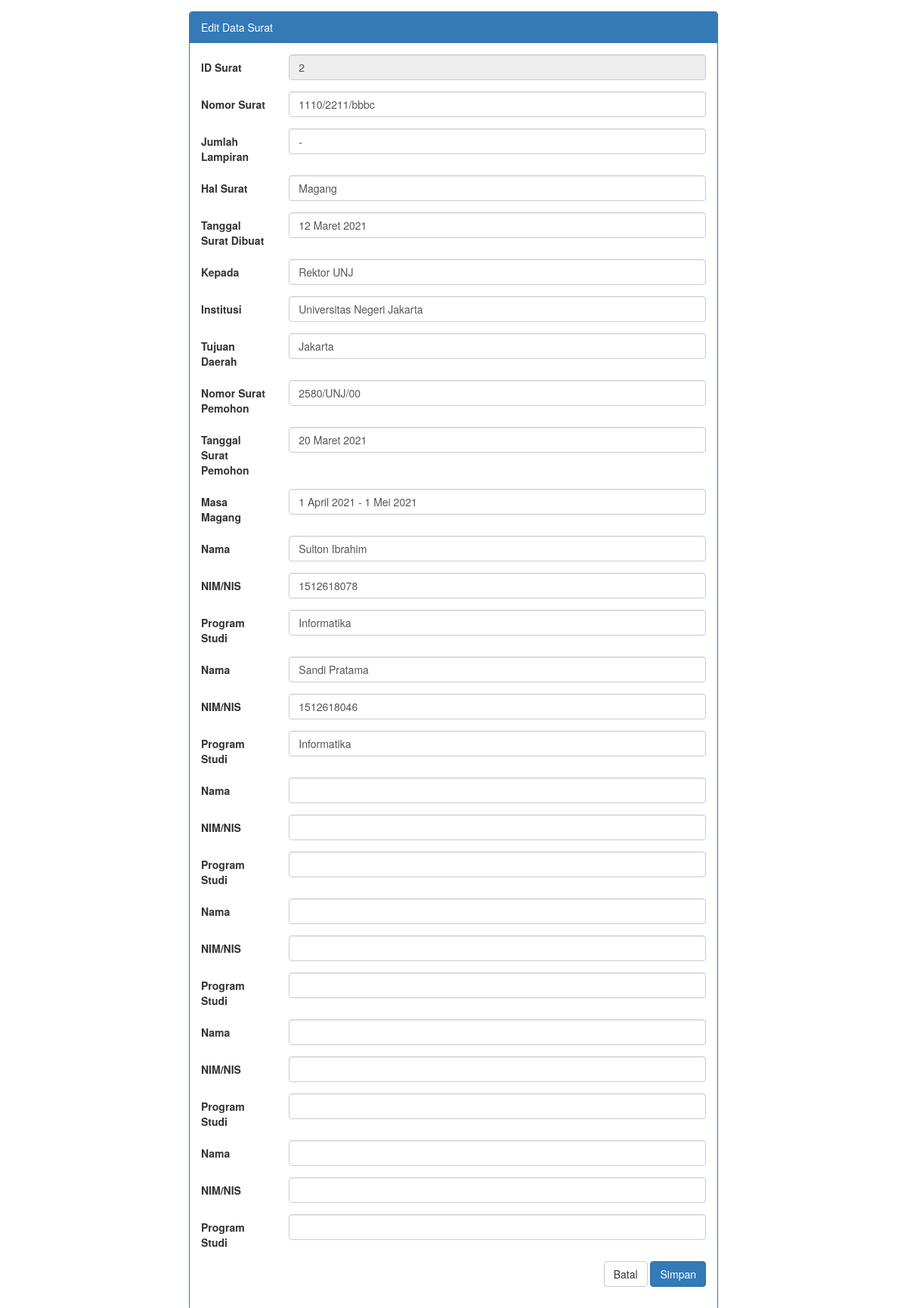
/home/formedit/2, run on the app's committed database.
### tables this page shows
CREATE TABLE `surat` (
  `id_surat` int(11) NOT NULL,
  `no_surat` varchar(255) NOT NULL,
  `lampiran` varchar(3) NOT NULL,
  `hal_surat` varchar(255) NOT NULL,
  `tglsurat_dibuat` varchar(255) NOT NULL,
  `kepada_surat` varchar(255) NOT NULL,
  `institusi_surat` varchar(255) NOT NULL,
  `daerah_surat` varchar(255) NOT NULL,
  `no_surat_pemohon` varchar(255) NOT NULL,
  `tglsurat_pemohon` varchar(255) NOT NULL,
  `masa_magang` varchar(255) NOT NULL,
  `nama` varchar(255) NOT NULL,
  `nim` varchar(255) NOT NULL,
  `program_studi` varchar(255) NOT NULL,
  `nama2` varchar(255) NOT NULL,
  `nim2` varchar(255) NOT NULL,
  `program_studi2` varchar(255) NOT NULL,
  `nama3` varchar(255) NOT NULL,
  `nim3` varchar(255) NOT NULL,
  `program_studi3` varchar(255) NOT NULL,
  `nama4` varchar(255) NOT NULL,
  `nim4` varchar(255) NOT NULL,
  `program_studi4` varchar(255) NOT NULL,
  `nama5` varchar(255) NOT NULL,
  `nim5` varchar(255) NOT NULL,
  `program_studi5` varchar(255) NOT NULL,
  `nama6` varchar(255) NOT NULL,
  `nim6` varchar(255) NOT NULL,
  `program_studi6` varchar(255) NOT NULL,
  `siswa` varchar(255) NOT NULL
);

### application/controllers/Home.php (called while the page is built, shortened)
<?php
class Home extends CI_Controller
{
	public function __construct()
	{
		$this->load->model('model_surat');
		$this->load->helper(['url_helper', 'form']);
		$this->load->library(['form_validation', 'session', 'pdf']);
	}
	public function formedit($id)
	{
		$data['title'] = 'Edit Data | Test tampil Database';
		$data['db'] = $this->model_surat->edit_surat($id);
		$this->load->view('templates/header', $data);
		$this->load->view('formedit', $data);
		$this->load->view('templates/footer');
	}
}

### index.php (called while the page is built, shortened)
<?php
require_once BASEPATH.'core/CodeIgniter.php';

### application/config/database.php (called while the page is built, shortened)
<?php
$db['default'] = array(
	'dsn'	=> '',
	'hostname' => 'localhost',
	'username' => 'root',
	'password' => '',
	'database' => 'database_surat',
	'dbdriver' => 'mysqli',
	'dbprefix' => '',
	'pconnect' => FALSE,
	'db_debug' => (ENVIRONMENT !== 'production'),
	'cache_on' => FALSE,
	'cachedir' => '',
	'char_set' => 'utf8',
	'dbcollat' => 'utf8_general_ci',
	'swap_pre' => '',
	'encrypt' => FALSE,
	'compress' => FALSE,
	'stricton' => FALSE,
	'failover' => array(),
	'save_queries' => TRUE
);

### application/models/model_surat.php (called while the page is built, shortened)
<?php
class model_surat extends CI_Model
{
	public function edit_surat($id)
	{
		$query = $this->db->get_where('surat', ['id_surat' => $id]);
		return $query->row();
	}
}

### application/views/formedit.php (the view, shortened to what this page needs)
<section class="container-fluid">
	<div class="row">
		<div class="form-input clearfix">
			<div class="col-md-auto">
				<div class="panel panel-primary">
					<div class="panel-heading">Edit Data Surat</div>
					<div class="panel-body">
						<?php echo form_open('home/updatesurat/' . $db->id_surat, ['class' => 'form-horizontal', 'method' => 'post']); ?>
						<div class="form-group <?php echo (form_error('id_surat') != '') ? 'has-error has-feedback' : '' ?>">
							<label for="id_surat" class="control-label col-sm-2">ID Surat </label>
							<div class="col-sm-10">
								<input type="text" class="form-control" name="id_surat" value="<?php echo set_value('id_surat', $db->id_surat); ?>" readonly>
							</div>
						</div>
						<div class="form-group">
							<label for="no_surat" class="control-label col-sm-2">Nomor Surat </label>
							<div class="col-sm-10">
								<input type="text" class="form-control" name="no_surat" value="<?php echo set_value('no_surat', $db->no_surat); ?>">
							</div>
						</div>
						<div class="form-group">
							<label for="lampiran" class="control-label col-sm-2">Jumlah Lampiran </label>
							<div class="col-sm-10">
								<input type="text" class="form-control" name="lampiran" value="<?php echo set_value('lampiran', $db->lampiran); ?>">
							</div>
						</div>
						<div class="form-group">
							<label for="hal_surat" class="control-label col-sm-2">Hal Surat </label>
							<div class="col-sm-10">
								<input type="text" class="form-control" name="hal_surat" value="<?php echo set_value('hal_surat', $db->hal_surat); ?>">
							</div>
						</div>
						<div class="form-group">
							<label for="tglsurat_dibuat" class="control-label col-sm-2">Tanggal Surat Dibuat </label>
							<div class="col-sm-10">
								<input type="text" class="form-control" name="tglsurat_dibuat" value="<?php echo set_value('tglsurat_dibuat', $db->tglsurat_dibuat); ?>">
							</div>
						</div>
						<div class="form-group">
							<label for="kepada_surat" class="control-label col-sm-2">Kepada </label>
							<div class="col-sm-10">
								<input type="text" class="form-control" name="kepada_surat" value="<?php echo set_value('kepada_surat', $db->kepada_surat); ?>">
							</div>
						</div>
						<div class="form-group">
							<label for="institusi_surat" class="control-label col-sm-2">Institusi </label>
							<div class="col-sm-10">
								<input type="text" class="form-control" name="institusi_surat" value="<?php echo set_value('institusi_surat', $db->institusi_surat); ?>">
							</div>
						</div>
						<div class="form-group">
							<label for="daerah_surat" class="control-label col-sm-2">Tujuan Daerah </label>
							<div class="col-sm-10">
								<input type="text" class="form-control" name="daerah_surat" value="<?php echo set_value('daerah_surat', $db->daerah_surat); ?>">
							</div>
						</div>
						<div class="form-group">
							<label for="no_surat_pemohon" class="control-label col-sm-2">Nomor Surat Pemohon</label>
							<div class="col-sm-10">
								<input type="text" class="form-control" name="no_surat_pemohon" value="<?php echo set_value('no_surat_pemohon', $db->no_surat_pemohon); ?>">
							</div>
						</div>
						<div class="form-group">
							<label for="tglsurat_pemohon" class="control-label col-sm-2">Tanggal Surat Pemohon</label>
							<div class="col-sm-10">
								<input type="text" class="form-control" name="tglsurat_pemohon" value="<?php echo set_value('tglsurat_pemohon', $db->tglsurat_pemohon); ?>">
							</div>
						</div>
						<div class="form-group">
							<label for="masa_magang" class="control-label col-sm-2">Masa Magang </label>
							<div class="col-sm-10">
								<input type="text" class="form-control" name="masa_magang" value="<?php echo set_value('masa_magang', $db->masa_magang); ?>">
							</div>
						</div>
						<div class="form-group">
							<label for="nama" class="control-label col-sm-2">Nama </label>
							<div class="col-sm-10">
								<input type="text" class="form-control" name="nama" value="<?php echo set_value('nama', $db->nama); ?>">
							</div>
						</div>
						<div class="form-group">
							<label for="nim" class="control-label col-sm-2">NIM/NIS </label>
							<div class="col-sm-10">
								<input type="text" class="form-control" name="nim" value="<?php echo set_value('nim', $db->nim); ?>">
							</div>
						</div>
						<div class="form-group">
							<label for="program_studi" class="control-label col-sm-2">Program Studi </label>
							<div class="col-sm-10">
								<input type="text" class="form-control" name="program_studi" value="<?php echo set_value('program_studi', $db->program_studi); ?>">
							</div>
						</div>
						<div class="form-group">
							<label for="nama" class="control-label col-sm-2">Nama </label>
							<div class="col-sm-10">
								<input type="text" class="form-control" name="nama" value="<?php echo set_value('nama', $db->nama2); ?>">
							</div>
						</div>
						<div class="form-group">
							<label for="nim" class="control-label col-sm-2">NIM/NIS </label>
							<div class="col-sm-10">
								<input type="text" class="form-control" name="nim" value="<?php echo set_value('nim', $db->nim2); ?>">
							</div>
						</div>
						<div class="form-group">
							<label for="program_studi" class="control-label col-sm-2">Program Studi </label>
							<div class="col-sm-10">
								<input type="text" class="form-control" name="program_studi" value="<?php echo set_value('program_studi', $db->program_studi2); ?>">
							</div>
						</div>
						<div class="form-group">
							<label for="nama" class="control-label col-sm-2">Nama </label>
							<div class="col-sm-10">
								<input type="text" class="form-control" name="nama" value="<?php echo set_value('nama', $db->nama3); ?>">
							</div>
						</div>
						<div class="form-group">
							<label for="nim" class="control-label col-sm-2">NIM/NIS </label>
							<div class="col-sm-10">
								<input type="text" class="form-control" name="nim" value="<?php echo set_value('nim', $db->nim3); ?>">
							</div>
						</div>
						<div class="form-group">
							<label for="program_studi" class="control-label col-sm-2">Program Studi </label>
							<div class="col-sm-10">
								<input type="text" class="form-control" name="program_studi" value="<?php echo set_value('program_studi', $db->program_studi3); ?>">
							</div>
						</div>
						<div class="form-group">
							<label for="nama" class="control-label col-sm-2">Nama </label>
							<div class="col-sm-10">
								<input type="text" class="form-control" name="nama" value="<?php echo set_value('nama', $db->nama4); ?>">
							</div>
						</div>
						<div class="form-group">
							<label for="nim" class="control-label col-sm-2">NIM/NIS </label>
							<div class="col-sm-10">
								<input type="text" class="form-control" name="nim" value="<?php echo set_value('nim', $db->nim4); ?>">
							</div>
						</div>
						<div class="form-group">
							<label for="program_studi" class="control-label col-sm-2">Program Studi </label>
							<div class="col-sm-10">
								<input type="text" class="form-control" name="program_studi" value="<?php echo set_value('program_studi', $db->program_studi4); ?>">
							</div>
						</div>
						<div class="form-group">
							<label for="nama" class="control-label col-sm-2">Nama </label>
							<div class="col-sm-10">
								<input type="text" class="form-control" name="nama" value="<?php echo set_value('nama', $db->nama5); ?>">
							</div>
						</div>
						<div class="form-group">
							<label for="nim" class="control-label col-sm-2">NIM/NIS </label>
							<div class="col-sm-10">
								<input type="text" class="form-control" name="nim" value="<?php echo set_value('nim', $db->nim5); ?>">
							</div>
						</div>
						<div class="form-group">
							<label for="program_studi" class="control-label col-sm-2">Program Studi </label>
							<div class="col-sm-10">
								<input type="text" class="form-control" name="program_studi" value="<?php echo set_value('program_studi', $db->program_studi5); ?>">
							</div>
						</div>
						<div class="form-group">
							<label for="nama" class="control-label col-sm-2">Nama </label>
							<div class="col-sm-10">
								<input type="text" class="form-control" name="nama" value="<?php echo set_value('nama', $db->nama6); ?>">
							</div>
						</div>
						<div class="form-group">
							<label for="nim" class="control-label col-sm-2">NIM/NIS </label>
							<div class="col-sm-10">
								<input type="text" class="form-control" name="nim" value="<?php echo set_value('nim', $db->nim6); ?>">
							</div>
						</div>
						<div class="form-group">
							<label for="program_studi" class="control-label col-sm-2">Program Studi </label>
							<div class="col-sm-10">
								<input type="text" class="form-control" name="program_studi" value="<?php echo set_value('program_studi', $db->program_studi6); ?>">
							</div>
						</div>
						<div class="form-group">
							<div class="btn-form col-sm-12">
								<a href="<?php echo base_url('home/lihatdata'); ?>"><button type="button" class='btn btn-default'>Batal</button></a>
								<button type="submit" class='btn btn-primary'>Simpan</button>
							</div>
						</div>
						<?php echo form_close(); ?>
					</div>
				</div>
			</div>
		</div>
	</div>
</section>

### application/views/templates/header.php (style rules this page uses)
.container-fluid { padding: 15px; }
.control-label { text-align: left !important; }
.form-input { max-width: 700px; margin: 0 auto; }
.btn-form { text-align: right; }

### data on the page
surat: id_surat "2", no_surat "1110/2211/bbbc", lampiran "-", hal_surat "Magang", tglsurat_dibuat "12 Maret 2021", kepada_surat "Rektor UNJ", institusi_surat "Universitas Negeri Jakarta", daerah_surat "Jakarta", no_surat_pemohon "2580/UNJ/00", tglsurat_pemohon "20 Maret 2021", masa_magang "1 April 2021 - 1 Mei 2021", nama "Sulton Ibrahim", nim "1512618078", program_studi "Informatika", nama "Sandi Pratama", nim "1512618046"
